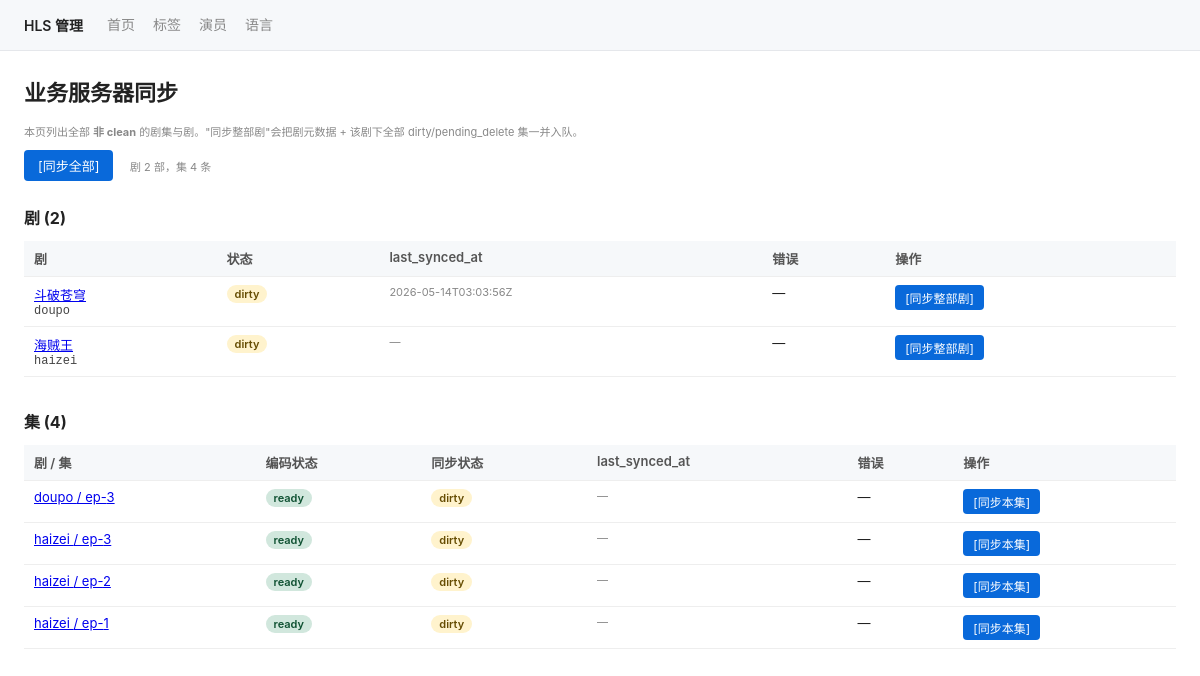
The app's page /admin/sync, older data.
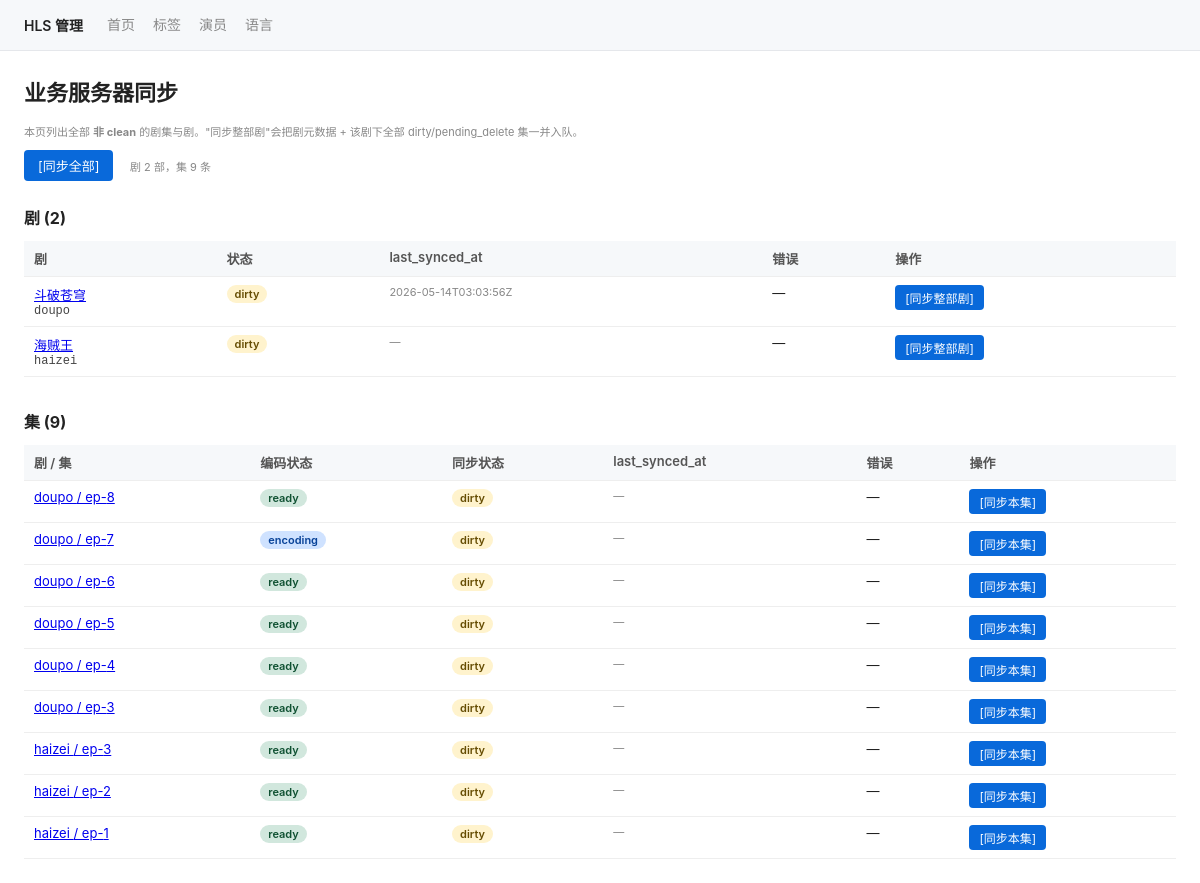
The same page, newer data.
### tables this page shows
CREATE TABLE dramas (
  slug             TEXT    PRIMARY KEY,
  default_lang     TEXT    NOT NULL,
  -- business-server-sync (step 6): drama-level sync state machine.
  -- Values: 'dirty' / 'syncing' / 'clean' / 'sync_failed' / 'pending_delete'.
  -- A fresh drama starts 'dirty'. Library cascades flip to 'dirty' (skipping
  -- 'pending_delete'). The sync worker is the only writer of 'syncing' /
  -- 'clean' / 'sync_failed' transitions.
  sync_status      TEXT    NOT NULL DEFAULT 'dirty',
  sync_error       TEXT,
  last_synced_at   TEXT,
  created_at       TEXT    NOT NULL,
  updated_at       TEXT    NOT NULL,
  FOREIGN KEY (default_lang) REFERENCES languages(code) ON DELETE RESTRICT
);

CREATE TABLE episodes (
  id               INTEGER PRIMARY KEY AUTOINCREMENT,
  drama_slug       TEXT    NOT NULL,
  ep_number        INTEGER NOT NULL,
  episode_id       TEXT    NOT NULL UNIQUE,
  status           TEXT    NOT NULL,
  duration_ms      INTEGER,
  play_url         TEXT,
  key_uri          TEXT,
  key_b64          TEXT,
  iv_hex           TEXT,
  cover_url        TEXT,
  width            INTEGER,
  height           INTEGER,
  source_filename  TEXT,
  error_message    TEXT,
  -- business-server-sync (step 6): episode-level sync state machine. Mirrors
  -- the dramas columns above. Independent from the drama row's sync_status.
  sync_status      TEXT    NOT NULL DEFAULT 'dirty',
  sync_error       TEXT,
  last_synced_at   TEXT,
  created_at       TEXT    NOT NULL,
  updated_at       TEXT    NOT NULL,
  UNIQUE(drama_slug, ep_number),
  FOREIGN KEY (drama_slug) REFERENCES dramas(slug) ON DELETE RESTRICT
);

### app/routers/sync.py (the view)
@router.get("/admin/sync", response_class=HTMLResponse)
async def sync_overview(request: Request) -> HTMLResponse:
    dramas = db.list_dramas_needing_sync()
    episodes = db.list_episodes_needing_sync_all()
    return _TEMPLATES.TemplateResponse(
        request,
        "sync.html",
        {
            "dramas": dramas,
            "episodes": episodes,
            "sync_enabled": bool(settings.business_sync_base_url),
            "nav_active": "sync",
        },
    )

### app/templates/sync.html (shortened to what this page needs)
{% extends "_base.html" %}
{% block content %}
<h1>业务服务器同步</h1>
<p class="meta">
  本页列出全部 <strong>非 clean</strong> 的剧集与剧。"同步整部剧"会把剧元数据 + 该剧下全部 dirty/pending_delete 集一并入队。
</p>
<div style="margin-bottom: 16px;">
  <button id="btn-sync-all" class="btn btn-primary" {% if not sync_enabled or (dramas|length == 0 and episodes|length == 0) %}disabled{% endif %}>
    [同步全部]
  </button>
  <span class="meta" style="margin-left: 12px;">
    剧 {{ dramas|length }} 部，集 {{ episodes|length }} 条
  </span>
</div>
<h2>剧 ({{ dramas|length }})</h2>
{% if dramas %}
<table>
  <thead>
    <tr>
      <th>剧</th>
      <th>状态</th>
      <th>last_synced_at</th>
      <th>错误</th>
      <th class="actions-col">操作</th>
    </tr>
  </thead>
  <tbody>
    {% for d in dramas %}
    <tr data-slug="{{ d.slug }}">
      <td>
        <a href="/admin/dramas/{{ d.slug }}">{{ d.name or d.slug }}</a>
        <div class="meta mono">{{ d.slug }}</div>
      </td>
      <td><span class="sync-badge {{ d.sync_status }}">{{ d.sync_status }}</span></td>
      <td class="meta">{{ d.last_synced_at or '—' }}</td>
      <td>
        {% if d.sync_error %}
          <details class="error">
            <summary class="meta">查看错误</summary>
            <pre>{{ d.sync_error }}</pre>
          </details>
        {% else %}—{% endif %}
      </td>
      <td class="actions-col">
        <button class="btn btn-sm btn-primary btn-sync-drama" data-slug="{{ d.slug }}" {% if not sync_enabled %}disabled{% endif %}>
          [同步整部剧]
        </button>
      </td>
    </tr>
    {% endfor %}
  </tbody>
</table>
{% else %}
<p class="meta">所有剧均为 clean。</p>
{% endif %}
<h2 style="margin-top: 32px;">集 ({{ episodes|length }})</h2>
{% if episodes %}
<table>
  <thead>
    <tr>
      <th>剧 / 集</th>
      <th>编码状态</th>
      <th>同步状态</th>
      <th>last_synced_at</th>
      <th>错误</th>
      <th class="actions-col">操作</th>
    </tr>
  </thead>
  <tbody>
    {% for e in episodes %}
    <tr data-slug="{{ e.drama_slug }}" data-ep="{{ e.ep_number }}">
      <td>
        <a href="/admin/dramas/{{ e.drama_slug }}/episodes/{{ e.ep_number }}">
          {{ e.drama_slug }} / ep-{{ e.ep_number }}
        </a>
      </td>
      <td><span class="badge {{ e.status }}">{{ e.status }}</span></td>
      <td><span class="sync-badge {{ e.sync_status }}">{{ e.sync_status }}</span></td>
      <td class="meta">{{ e.last_synced_at or '—' }}</td>
      <td>
        {% if e.sync_error %}
          <details class="error">
            <summary class="meta">查看错误</summary>
            <pre>{{ e.sync_error }}</pre>
          </details>
        {% else %}—{% endif %}
      </td>
      <td class="actions-col">
        <button class="btn btn-sm btn-primary btn-sync-ep" data-slug="{{ e.drama_slug }}" data-ep="{{ e.ep_number }}" {% if not sync_enabled %}disabled{% endif %}>
          [同步本集]
        </button>
      </td>
    </tr>
    {% endfor %}
  </tbody>
</table>
{% else %}
<p class="meta">所有集均为 clean。</p>
{% endif %}
{% endblock %}

### app/templates/_base.html (shortened to what this page needs)
<!DOCTYPE html>
<html lang="zh-CN">
<head>
    <link rel="stylesheet" href="/static/admin.css">
</head>
<body>
{% set nav_active = nav_active|default('') %}
<nav class="topnav">
    <span class="brand">HLS 管理</span>
    <a href="/admin"           class="{{ 'active' if nav_active == 'home' }}">首页</a>
    <a href="/admin/tags"      class="{{ 'active' if nav_active == 'tags' }}">标签</a>
    <a href="/admin/actors"    class="{{ 'active' if nav_active == 'actors' }}">演员</a>
    <a href="/admin/languages" class="{{ 'active' if nav_active == 'languages' }}">语言</a>
</nav>
<main>
{% block content %}{% endblock %}
</main>
</body>
</html>

### app/static/admin.css (style rules this page uses)
:root { --bg: #ffffff; --bg-alt: #f6f8fa; --bg-strip: #e9ecef; --fg: #222; --fg-meta: #888; --fg-mono: #444; --accent: #0969da; --success: #1f883d; --danger: #d73a49; --warning-bg: #fff3cd; --warning-fg: #664d03; --info-bg: #cfe2ff; --info-fg: #084298; --ready-bg: #d1e7dd; --ready-fg: #0f5132; --error-bg: #f8d7da; --error-fg: #842029; --border: #e5e7eb; }
* { box-sizing: border-box; }
body { font-family: -apple-system, "PingFang SC", "Helvetica Neue", sans-serif; margin: 0; color: var(--fg); background: var(--bg); }
main { padding: 24px; max-width: 1200px; margin: 0 auto; }
h1 { margin: 0 0 16px; font-size: 22px; }
h2 { margin: 24px 0 12px; font-size: 16px; }
nav.topnav { display: flex; align-items: center; padding: 10px 24px; background: var(--bg-alt); border-bottom: 1px solid var(--border); font-size: 14px; }
nav.topnav .brand { font-weight: 600; margin-right: 24px; }
nav.topnav a { color: var(--fg-meta); text-decoration: none; margin-right: 18px; padding: 4px 0; border-bottom: 2px solid transparent; }
button, .btn { padding: 6px 14px; border: 0; border-radius: 4px; font-size: 13px; cursor: pointer; font-family: inherit; color: white; background: var(--accent); }
.btn-primary { background: var(--accent); }
.btn-sm { padding: 4px 10px; font-size: 12px; }
table { width: 100%; border-collapse: collapse; font-size: 13px; }
table th, table td { padding: 8px 10px; border-bottom: 1px solid #eee; text-align: left; vertical-align: top; }
table th { background: var(--bg-alt); font-weight: 600; color: #555; }
.badge { display: inline-block; padding: 2px 8px; border-radius: 10px; font-size: 11px; font-weight: 600; }
.badge.encoding { background: var(--info-bg); color: var(--info-fg); }
.badge.ready { background: var(--ready-bg); color: var(--ready-fg); }
.sync-badge { display: inline-block; padding: 2px 8px; border-radius: 10px; font-size: 11px; font-weight: 600; }
.sync-badge.dirty { background: var(--warning-bg); color: var(--warning-fg); }
.meta { color: var(--fg-meta); font-size: 11px; }
.mono { font-family: ui-monospace, Menlo, monospace; font-size: 12px; color: var(--fg-mono); }
.actions-col { white-space: nowrap; }

Row changes from the older to the newer data that the page shows:
added episodes: drama_slug "doupo", ep_number "8", status "ready", sync_status "dirty", last_synced_at "—"
added episodes: drama_slug "doupo", ep_number "7", status "encoding", sync_status "dirty", last_synced_at "—"
added episodes: drama_slug "doupo", ep_number "6", status "ready", sync_status "dirty", last_synced_at "—"
added episodes: drama_slug "doupo", ep_number "5", status "ready", sync_status "dirty", last_synced_at "—"
added episodes: drama_slug "doupo", ep_number "4", status "ready", sync_status "dirty", last_synced_at "—"
Text that changed along with them:
{{ episodes|length }}: "4" → "9"
